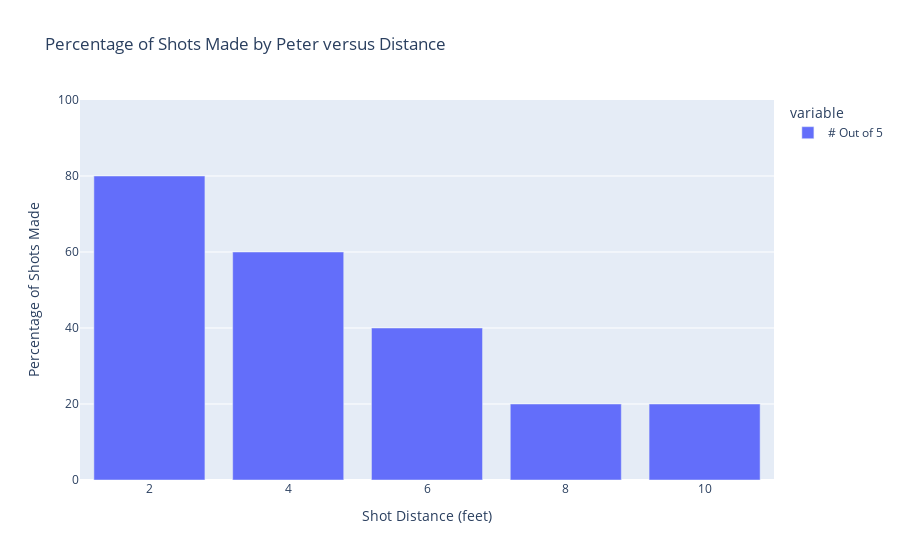

Write notebook code for a chart like this one.
### Markdown cell above
Modify and fix the code below, replacing Peter with your name. Run the code and save your graph!

### Code cell
fig = px.bar(graph_df,
    title='Percentage of Shots Made by Peter versus Distance')
fig.update_layout(yaxis_title="Percentage of Shots Made")
fig.update_yaxes(range=[0, 100])
fig.show()

### Figure 1 — Plotly figure (JSON) as saved in the notebook; plotly's stock layout.template omitted (floating-point values rounded to 4 significant figures)
{"data": [{"alignmentgroup": "True", "hovertemplate": "variable=# Out of 5<br>Shot Distance (feet)=%{x}<br>value=%{y}<extra></extra>", "legendgroup": "# Out of 5", "marker": {"color": "#636efa", "pattern": {"shape": ""}}, "name": "# Out of 5", "offsetgroup": "# Out of 5", "orientation": "v", "showlegend": true, "textposition": "auto", "type": "bar", "x": [2, 4, 6, 8, 10], "xaxis": "x", "y": [80, 60, 40, 20, 20], "yaxis": "y"}], "layout": {"barmode": "relative", "legend": {"title": {"text": "variable"}, "tracegroupgap": 0}, "title": {"text": "Percentage of Shots Made by Peter versus Distance"}, "xaxis": {"anchor": "y", "domain": [0, 1], "title": {"text": "Shot Distance (feet)"}}, "yaxis": {"anchor": "x", "domain": [0, 1], "range": [0, 100], "title": {"text": "Percentage of Shots Made"}}}}
